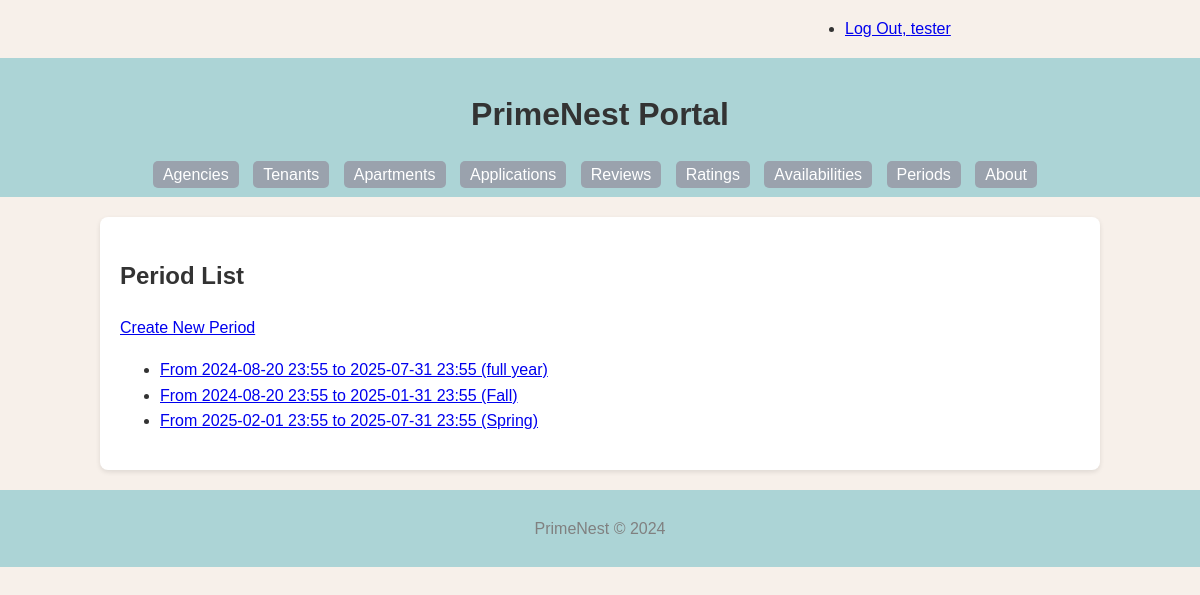
The page /period/ (signed in) on the database its author committed.
### PrimeNest/models.py (models this page shows, shortened)
class Period(models.Model):
    period_id = models.AutoField(primary_key=True)
    start_date = models.DateTimeField()
    end_date = models.DateTimeField()
    description = models.TextField(blank=True)
    def __str__(self):
        return 'From %s to %s (%s)' % (self.start_date.strftime('%Y-%m-%d %H:%M'),
                                       self.end_date.strftime('%Y-%m-%d %H:%M'),
                                       self.description)
    def get_absolute_url(self):
        return reverse('primenest_period_detail_urlpattern',
                       kwargs={'pk': self.pk}
                       )
    class Meta:
        verbose_name = _("Period")
        verbose_name_plural = _("Periods")
        ordering = ['start_date']

### PrimeNest/views.py (the view)
class PeriodList(LoginRequiredMixin, PermissionRequiredMixin, ListView):
    model = Period
    permission_required = 'PrimeNest.view_period'

### PrimeNest/templates/PrimeNest/period_list.html (shortened to what this page needs)
{% extends 'PrimeNest/base.html' %}
{% block content %}
    <h2>Period List</h2>
    {% if perms.PrimeNest.add_period %}
        <div>
            <a href="{% url 'primenest_period_create_urlpattern' %}" class="button button-primary">
                Create New Period
            </a>
        </div>
    {% endif %}
    <ul>
        {% for period in period_list %}
            <li>
                <a href="{{ period.get_absolute_url }}">{{ period }}</a>
            </li>
        {% empty %}
            <li><em>There are currently no periods available.</em></li>
        {% endfor %}
    </ul>
{% endblock %}

### PrimeNest/templates/PrimeNest/base.html (shortened to what this page needs)
{% load static %}
<!DOCTYPE html>
<html lang="en">
<head>
    <link rel="stylesheet" href="{% static 'PrimeNest/style.css' %}">
</head>
<body>
    <div class="status row">
        <div class="offset-by-eight four columns">
            <ul class="inline">
                {% if user.is_authenticated %}
                    <li><a href="{% url 'logout_urlpattern' %}">
                        Log Out, {{ user.get_username }}</a></li>
                {% else %}
                    <li><a href="{% url 'login_urlpattern' %}">
                        Log In</a></li>
                {% endif %}
            </ul>
        </div>
    </div>
    <header>
        <h1>PrimeNest Portal</h1>
        <nav>
            <ul>
                <li><a href="{% url 'primenest_agency_list_urlpattern' %}">Agencies</a></li>
                <li><a href="{% url 'primenest_tenant_list_urlpattern' %}">Tenants</a></li>
                <li><a href="{% url 'primenest_apartment_list_urlpattern' %}">Apartments</a></li>
                <li><a href="{% url 'primenest_application_list_urlpattern' %}">Applications</a></li>
                <li><a href="{% url 'primenest_review_list_urlpattern' %}">Reviews</a></li>
                <li><a href="{% url 'primenest_rating_list_urlpattern' %}">Ratings</a></li>
                <li><a href="{% url 'primenest_availability_list_urlpattern' %}">Availabilities</a></li>
                <li><a href="{% url 'primenest_period_list_urlpattern' %}">Periods</a></li>
                <li><a href="{% url 'about_urlpattern' %}">About</a></li>
            </ul>
        </nav>
    </header>
    <main>
        {% block content %}
        {% endblock %}
    </main>
    <footer>
        <p>PrimeNest © 2024</p>
    </footer>
</body>
</html>

### PrimeNest/static/PrimeNest/style.css (style rules this page uses)
body { font-family: Arial, sans-serif; line-height: 1.6; margin: 0; padding: 0; background: #F7F0EA; color: #333; }
header { background: #ACD4D6; color: #fff; padding: 10px 0; text-align: center; }
nav ul { list-style: none; padding: 0; margin: 0; }
nav ul li { display: inline; margin-right: 10px; }
nav ul li a { color: white; text-decoration: none; padding: 5px 10px; background-color: #9AA2AD; border-radius: 5px; }
main { padding: 20px; background: white; width: 80%; margin: 20px auto; box-shadow: 0 2px 5px rgba(0,0,0,0.1); border-radius: 8px; }
footer { text-align: center; padding: 10px 0; background: #ACD4D6; color: gray; }
h1, h2 { color: #333; }
.row { display: flex; flex-wrap: wrap; margin-right: -15px; margin-left: -15px; }
.four.columns { flex: 0 0 33.33333%; max-width: 33.33333%; }
.offset-by-eight { margin-left: 66.66667%; }

### rows shown on the page
Period: start_date+end_date+description "From 2024-08-20 23:55 to 2025-07-31 23:55 (full year)"
Period: start_date+end_date+description "From 2024-08-20 23:55 to 2025-01-31 23:55 (Fall)"
Period: start_date+end_date+description "From 2025-02-01 23:55 to 2025-07-31 23:55 (Spring)"

### other values the page prints
{{ user.get_username }} "tester"
